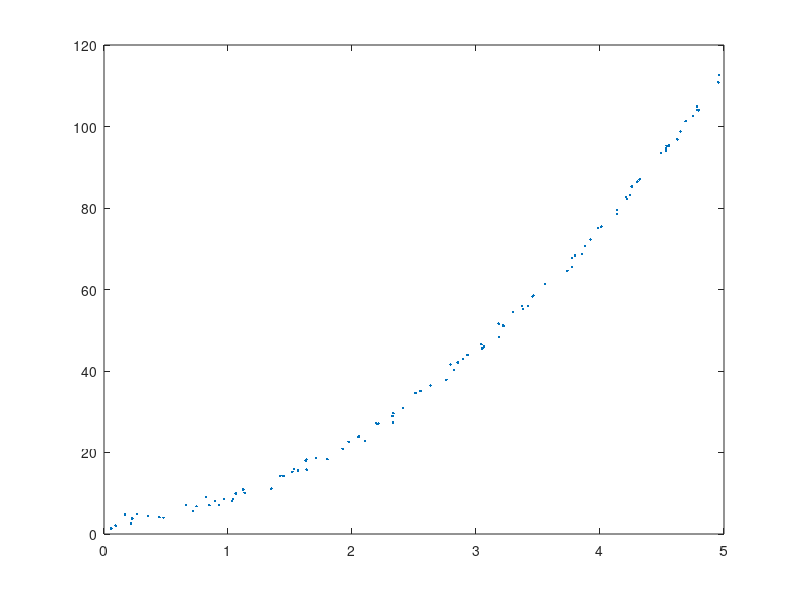
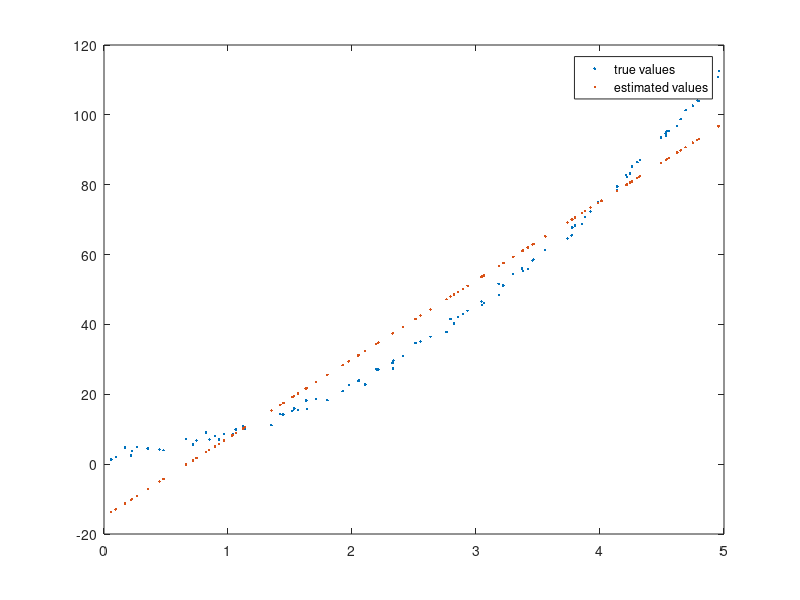
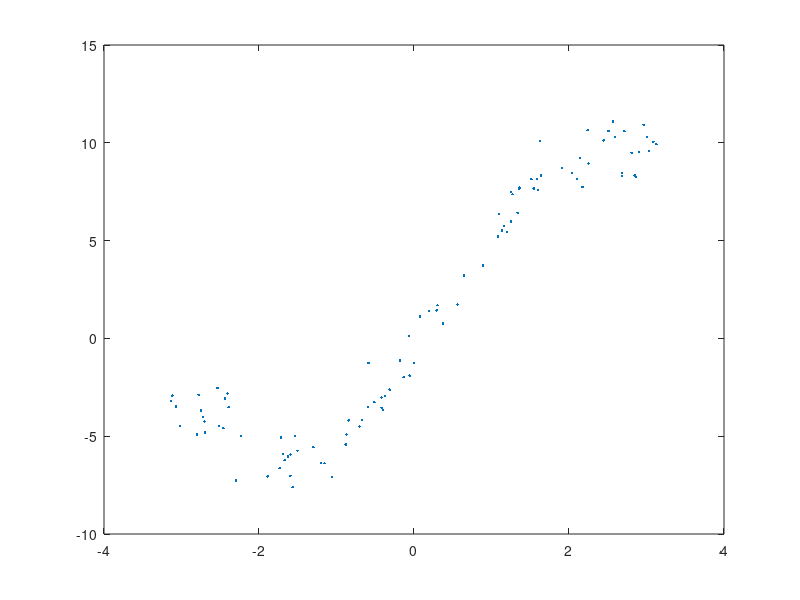
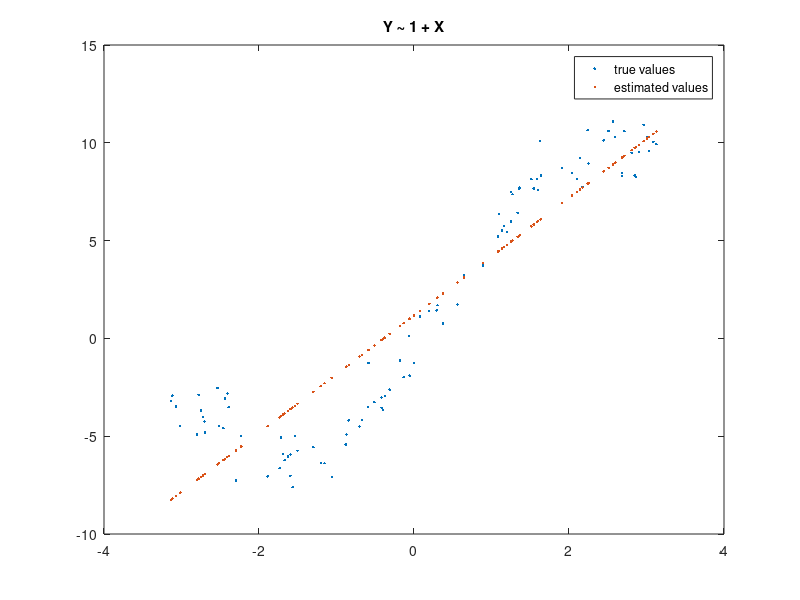

Write MATLAB code to recreate these figures, in order.
%% Linear model extended version -- quadratic
n = 100;
X = 5*rand(n, 1);
Y = 3 + 2*X + 4*X.^2 + normrnd(0, 1, n, 1);
plot(X, Y, '.');

% Fitting linear model manually
X_des = [ones(size(X, 1), 1), X];
b_hat = (X_des'*X_des)\X_des'*Y;
Y_hat = X_des*b_hat;
figure;
plot(X, Y, '.'); hold on; plot(X, Y_hat, '.'); hold off;
legend('true values', 'estimated values');

% Use extended version
X_des = [ones(size(X, 1), 1), X, X.^2];
b_hat = (X_des'*X_des)\X_des'*Y;
Y_hat = X_des*b_hat;
figure;
plot(X, Y, '.'); hold on; plot(X, Y_hat, '.'); hold off;
legend('true values', 'estimated values');

%% Model Selection
%Generating Data 
n = 100;
X = 2*pi*(rand(n, 1)-1/2);
Y = 1 + 2*X + 4*sin(X) -2*cos(X)+normrnd(0, 1, n, 1);
plot(X, Y, '.');

%% Fitting linear model
fprintf("Model: Y ~ 1 + X\n")
X_des = [ones(size(X, 1), 1), X];
b_hat = (X_des'*X_des)\X_des'*Y;
Y_hat = X_des*b_hat;
figure;
plot(X, Y, '.'); hold on; plot(X, Y_hat, '.'); hold off;
legend('true values', 'estimated values');
title('Y ~ 1 + X')
% Computing leave-one-out cross validation error
cross_val_1 = 0;
for i = 1:n
    X_des_new = X_des;
    X_des_new(i, :) = [];
    Y_new = Y;
    Y_new(i) = [];
    b_hat = (X_des_new'*X_des_new)\X_des_new'*Y_new;
    y_hat = X_des(i, :) * b_hat;
    cross_val_1 = cross_val_1 + (Y(i) - y_hat)^2;
end
fprintf("RSS = %.3f\n", sum((Y-Y_hat).^2))
fprintf("AIC = %.3f\n", -sum((Y-Y_hat).^2)-size(b_hat, 1))
fprintf("BIC = %.3f\n", -sum((Y-Y_hat).^2)-size(b_hat, 1)/2*log(n))
fprintf("Leave-one-out error = %.3f\n", cross_val_1)

%% Fitting extended model with cos(X)
fprintf("Model: Y ~ 1 +  X + cos(X)\n")
X_des = [ones(size(X, 1), 1), X, cos(X)];
b_hat = (X_des'*X_des)\X_des'*Y;
Y_hat = X_des*b_hat;
figure;
plot(X, Y, '.'); hold on; plot(X, Y_hat, '.'); hold off;
legend('true values', 'estimated values');
title('Y ~ 1 + X + cos(X)')
% Computing leave-one-out cross validation error
cross_val_1 = 0;
for i = 1:n
    X_des_new = X_des;
    X_des_new(i, :) = [];
    Y_new = Y;
    Y_new(i) = [];
    b_hat = (X_des_new'*X_des_new)\X_des_new'*Y_new;
    y_hat = X_des(i, :) * b_hat;
    cross_val_1 = cross_val_1 + (Y(i) - y_hat)^2;
end
fprintf("RSS = %.3f\n", sum((Y-Y_hat).^2))
fprintf("AIC = %.3f\n", -sum((Y-Y_hat).^2)-size(b_hat, 1))
fprintf("BIC = %.3f\n", -sum((Y-Y_hat).^2)-size(b_hat, 1)/2*log(n))
fprintf("Leave-one-out error = %.3f\n", cross_val_1)

%% Fitting extended model with sin(X)
fprintf("Model: Y ~ 1 + X + sin(X)\n")
X_des = [ones(size(X, 1), 1), X, sin(X)];
b_hat = (X_des'*X_des)\X_des'*Y;
Y_hat = X_des*b_hat;
figure;
plot(X, Y, '.'); hold on; plot(X, Y_hat, '.'); hold off;
legend('true values', 'estimated values');
title('Y ~ 1 + X + sin(X)')
% Computing leave-one-out cross validation error
cross_val_1 = 0;
for i = 1:n
    X_des_new = X_des;
    X_des_new(i, :) = [];
    Y_new = Y;
    Y_new(i) = [];
    b_hat = (X_des_new'*X_des_new)\X_des_new'*Y_new;
    y_hat = X_des(i, :) * b_hat;
    cross_val_1 = cross_val_1 + (Y(i) - y_hat)^2;
end
fprintf("RSS = %.3f\n", sum((Y-Y_hat).^2))
fprintf("AIC = %.3f\n", -sum((Y-Y_hat).^2)-size(b_hat, 1))
fprintf("BIC = %.3f\n", -sum((Y-Y_hat).^2)-size(b_hat, 1)/2*log(n))
fprintf("Leave-one-out error = %.3f\n", cross_val_1)

%% Fitting extended model with both sin(X) and cos(X)
fprintf("Model: Y ~ 1 + X + sin(X) + cos(X)\n")
X_des = [ones(size(X, 1), 1), X, sin(X), cos(X)];
b_hat = (X_des'*X_des)\X_des'*Y;
Y_hat = X_des*b_hat;
figure;
plot(X, Y, '.'); hold on; plot(X, Y_hat, '.'); hold off;
legend('true values', 'estimated values');
title('Y ~ 1 + X + sin(X) + cos(X)')
% Computing leave-one-out cross validation error
cross_val_1 = 0;
for i = 1:n
    X_des_new = X_des;
    X_des_new(i, :) = [];
    Y_new = Y;
    Y_new(i) = [];
    b_hat = (X_des_new'*X_des_new)\X_des_new'*Y_new;
    y_hat = X_des(i, :) * b_hat;
    cross_val_1 = cross_val_1 + (Y(i) - y_hat)^2;
end
fprintf("RSS = %.3f\n", sum((Y-Y_hat).^2))
fprintf("AIC = %.3f\n", -sum((Y-Y_hat).^2)-size(b_hat, 1))
fprintf("BIC = %.3f\n", -sum((Y-Y_hat).^2)-size(b_hat, 1)/2*log(n))
fprintf("Leave-one-out error = %.3f\n", cross_val_1)

%% Fitting extended model with both sin(X) and cos(X) and X^2
fprintf("Model: Y ~ 1 + X + X^2 + sin(X) + cos(X)\n")
X_des = [ones(size(X, 1), 1), X, X.^2, sin(X), cos(X)];
b_hat = (X_des'*X_des)\X_des'*Y;
Y_hat = X_des*b_hat;
figure;
plot(X, Y, '.'); hold on; plot(X, Y_hat, '.'); hold off;
legend('true values', 'estimated values');
title('Y ~ 1 + X + X^2 + sin(X) + cos(X)')
% Computing leave-one-out cross validation error
cross_val_1 = 0;
for i = 1:n
    X_des_new = X_des;
    X_des_new(i, :) = [];
    Y_new = Y;
    Y_new(i) = [];
    b_hat = (X_des_new'*X_des_new)\X_des_new'*Y_new;
    y_hat = X_des(i, :) * b_hat;
    cross_val_1 = cross_val_1 + (Y(i) - y_hat)^2;
end
fprintf("RSS = %.3f\n", sum((Y-Y_hat).^2))
fprintf("AIC = %.3f\n", -sum((Y-Y_hat).^2)-size(b_hat, 1))
fprintf("BIC = %.3f\n", -sum((Y-Y_hat).^2)-size(b_hat, 1)/2*log(n))
fprintf("Leave-one-out error = %.3f\n", cross_val_1)

% forward stepwise regression will choose models as follows:
% Y ~ 1
% Y ~ 1 + X
% Y ~ 1 + X + sin(X)
% Y ~ 1 + X + sin(X) + cos(X)
% Stop

% backward stepwise regression will choose models as follows:
% Y ~ 1 + X + X^2 + sin(X) + cos(X) 
% Y ~ 1 + X + sin(X) + cos(X)
% Stop

